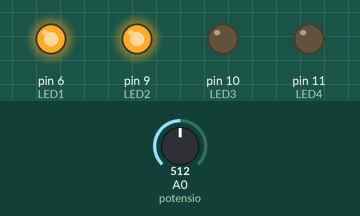
A sketch run on a simulated Arduino Uno, built with avr-gcc and run on an emulated ATmega328P. On the bench: output pins drawn as LEDs (lit = HIGH). The inputs (shaded band) are chosen by the test bench; at power-on: A0 (potensio) = 512.

Above: at 1.2 s.
1.3 s: A0 (potensio) set to 590
2.8 s: A0 (potensio) set to 608
At 3.7 s:
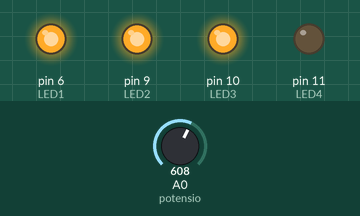
4.3 s: A0 (potensio) set to 889
5.8 s: A0 (potensio) set to 912
At 7.0 s:
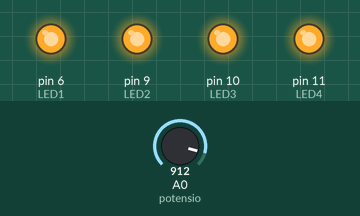
7.3 s: A0 (potensio) set to 290
At 8.4 s:
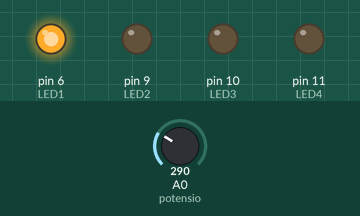
8.8 s: A0 (potensio) set to 310
At 9.5 s:
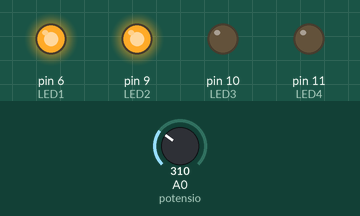
Timing chart, 0 to 11.3 s (numbered marks = the images above; inputs shaded):
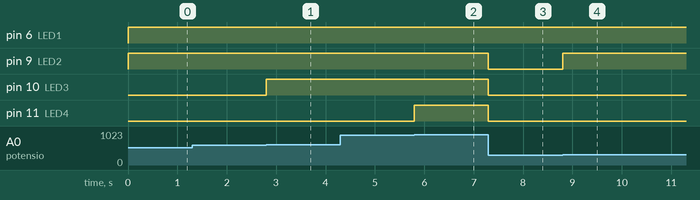

Measured:
- the behaviour switches between 599 and 600 on A0 (potensio) (found by bisection; images 0 and 1)
- the behaviour switches between 899 and 900 on A0 (potensio) (found by bisection; images 1 and 2)
- the behaviour switches between 299 and 300 on A0 (potensio) (found by bisection; images 3 and 4)
- after the input at 1.3 s, every drawn part: stays the same
- after the input at 2.8 s, pin 10 (LED3): LOW → HIGH at once
- after the input at 4.3 s, every drawn part: stays the same
- after the input at 5.8 s, pin 11 (LED4): LOW → HIGH at once
- after the input at 7.3 s, pin 9 (LED2), pin 10 (LED3), pin 11 (LED4): HIGH → LOW at once
- after the input at 8.8 s, pin 9 (LED2): LOW → HIGH at once

The sketch:

Menyalakan_led_dengan_Potensiometer.ino
```cpp
//PERCOBAAN 5
int potensio = A0;
int LED1 = 6;
int LED2 = 9;
int LED3 = 10;
int LED4 = 11;

void setup()
{
  pinMode (potensio, INPUT);
  pinMode (LED1, OUTPUT);
  pinMode (LED2, OUTPUT);
  pinMode (LED3, OUTPUT);
  pinMode (LED4, OUTPUT);
}
int bacapotensio = 0;

void loop()
{
  bacapotensio = analogRead(potensio);

   if (bacapotensio >=100)
   {
    digitalWrite(LED1, HIGH);
   }
   else
   {
    digitalWrite(LED1,LOW);
    }
    if (bacapotensio >=300)
    {
      digitalWrite(LED2,HIGH);
   }
   else
   {
    digitalWrite (LED2, LOW);
   }
   if (bacapotensio >=600)
   {
    digitalWrite(LED3, HIGH);
   }
   else
   {
    digitalWrite(LED3, LOW);
   }
   if (bacapotensio >=900)
    {
      digitalWrite(LED4,HIGH);
   }
   else
   {
    digitalWrite (LED4, LOW);
   }
}
```
